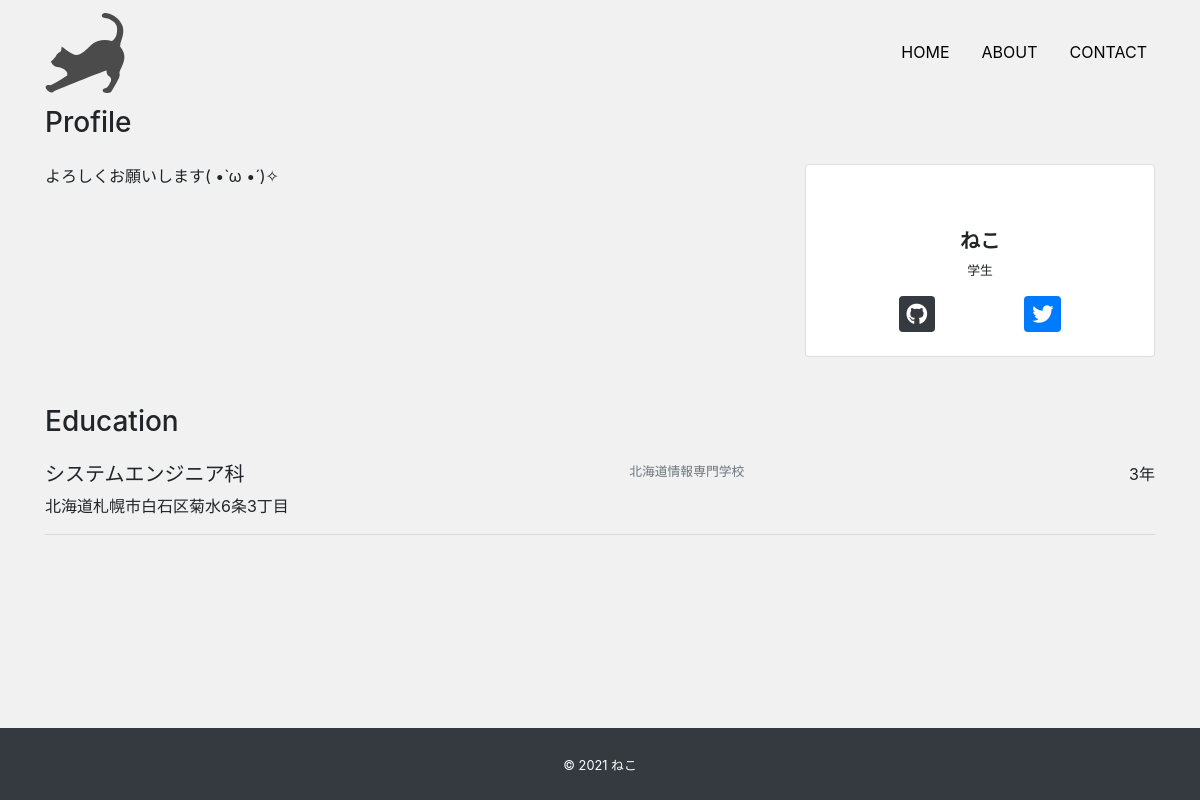
/about, run on the app's committed database.
### app/models.py (models this page shows, shortened)
class Profile(models.Model):
    title = models.CharField('タイトル', max_length=100, null=True, blank=True)
    subtitle = models.CharField('サブタイトル', max_length=100, null=True, blank=True)
    name = models.CharField('名前', max_length=100)
    job = models.TextField('仕事')
    introduction = models.TextField('自己紹介')
    github = models.CharField('github', max_length=100, null=True, blank=True)
    twitter = models.CharField('twitter', max_length=100, null=True, blank=True)
    topimage = models.ImageField(upload_to='images', verbose_name='トップ画面')
    subimage = models.ImageField(upload_to='images', verbose_name='サブ画面')

class Education(models.Model):
    course = models.CharField('コース', max_length=100)
    school = models.CharField('学校', max_length=100)
    place = models.CharField('場所', max_length=100)
    period = models.CharField('期間', max_length=100)

### app/views.py (the view)
# urls.py: path('about', views.AboutView.as_view(), name='about'),
class AboutView(View):
    def get(self, request, *args, **kwargs):
        profile_data = Profile.objects.all()
        if profile_data.exists():
            profile_data = profile_data.order_by('-id')[0]
        exprience_data = Exprience.objects.order_by('-id')
        education_data = Education.objects.order_by('-id')
        return render(request, 'app/about.html',{
            'profile_data':profile_data,
            'exprience_data':exprience_data,
            'education_data':education_data
        })

### app/templates/app/about.html (shortened to what this page needs)
{% extends 'app/base.html' %}
{% block content %}
<h3 class="mb-4">Profile</h3>
<div class="mb-5">
    <div class="row">
        <div class="col-md-8">
            <p>{{ profile_data.introduction |linebreaksbr}}</p>
        </div>
        <div class="col-md-4">
            <div class="card text-center px-5 py-4">
                <div class="avatar mb-3">
                </div>
                <h5 class="font-weight-bolder">{{profile_data.name}}</h5>
                <p class="mb-3 small text-center">{{profile_data.job |linebreaksbr}}</p>
                <div class="d-flex justify-content-around">
                    {% if profile_data.github %}
                    <a href="{{profile_data.github}}" target="_blank"><i class="fab fa-github fa-lg rounded btn-dark icon"></i></a>
                    {% endif %}
                    {% if profile_data.github %}
                    <a href="{{profile_data.twitter}}" target="_blank"><i class="fab fa-twitter fa-lg rounded btn-primary icon"></i></a>
                    {% endif %}
                </div>
            </div>
        </div>
    </div>
</div>
{% if education_data %}
<h3 class="mb-4">Education</h3>
<div class="mb-5">
    {% for education in education_data %}
    <div class="d-flex justify-content-between">
        <h5>{{education.course}}</h5>
        <small class="small text-secondary">{{education.school}}</small>
        <p class="mb-1">{{education.period}}</p>
    </div>
    <p>{{education.place}}</p>
    <hr>
    {% endfor %}
</div>
{% endif %}
{% endblock %}

### app/static/css/style.css (style rules this page uses)
* { margin: 0; padding: 0; box-sizing: border-box; }
body { background: #f1f1f1; display: flex; flex-flow: column; min-height: 100vh; }
.icon { padding:10px 8px; }

### data on the page
Profile: introduction "よろしくお願いします( •̀ ω •́ )✧", name "ねこ", job "学生"
Education: course "システムエンジニア科", school "北海道情報専門学校", period "3年", place "北海道札幌市白石区菊水6条3丁目"
